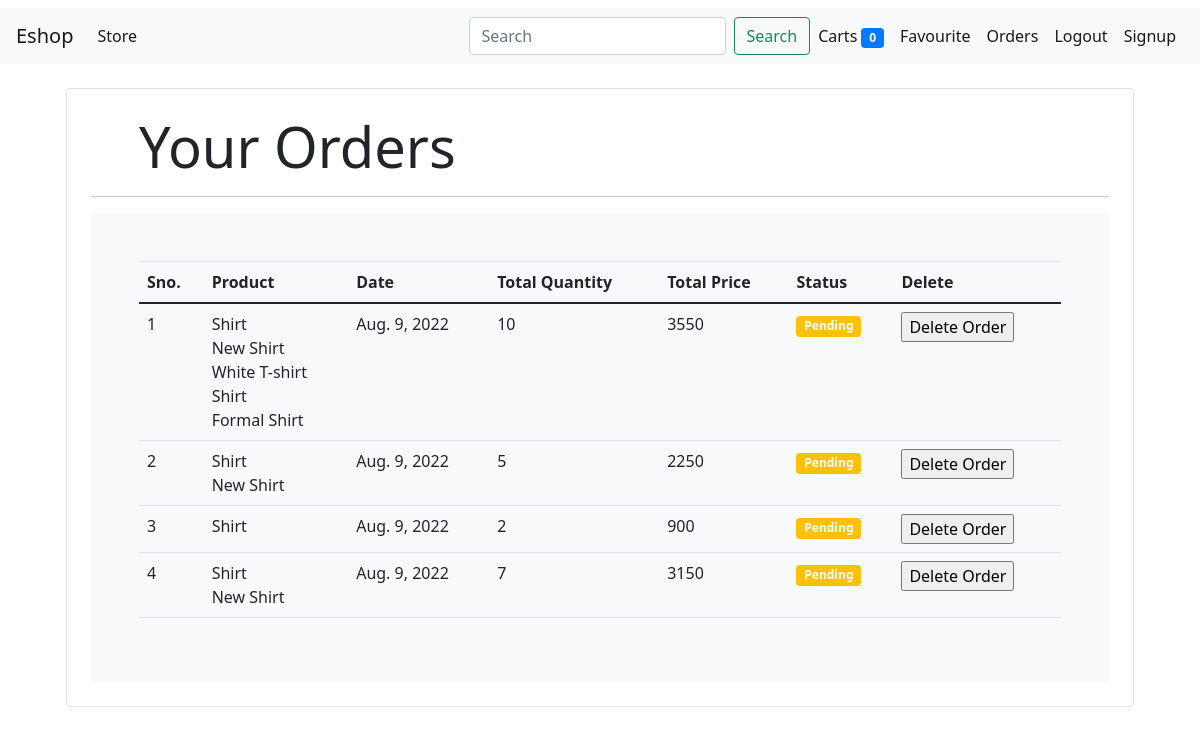
Before: /orders (signed in) with the older database file.
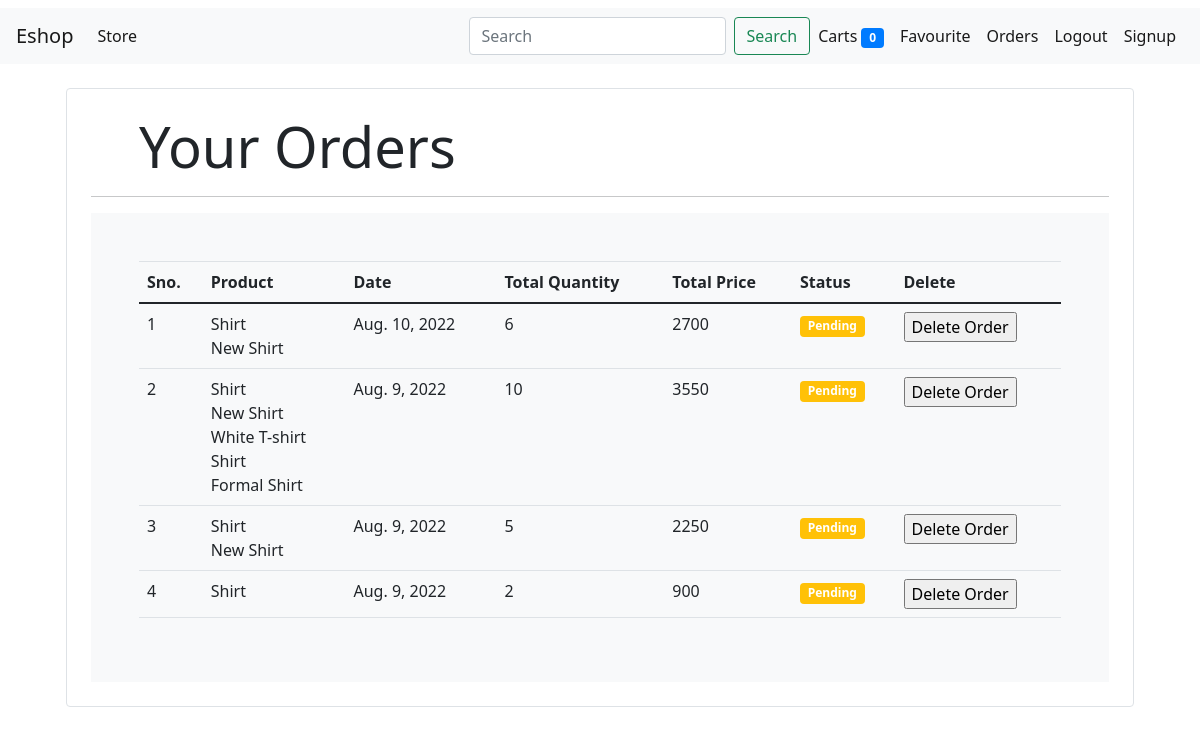
After: the same page with the newer database file.
### store/models/order.py (models this page shows, shortened)
class Order(models.Model):
    product= models.ManyToManyField(Product, blank=True)
    customer = models.ForeignKey(Customer,
                                 on_delete=models.CASCADE)
    quantity = models.IntegerField(default=1)
    price = models.IntegerField()
    address = models.CharField(max_length=50, default='', blank=True)
    phone = models.CharField(max_length=50, default='', blank=True)
    date = models.DateField(default=datetime.datetime.today)
    status = models.BooleanField(default=False)
    @staticmethod
    def get_orders_by_customer_id(customer_id):
        return Order.objects.filter(customer=customer_id).order_by('-date')

### store/models/products.py (models this page shows, shortened)
class Product(models.Model):
    name=models.CharField(max_length=50)
    price=models.IntegerField(default=0)
    category=models.ForeignKey(Category, on_delete=models.CASCADE, default=1, null=True, blank=True)
    description=models.CharField(max_length=200, default='')
    image=models.ImageField(upload_to='upload/products/', default="default.jpg")

### store/views/orders.py (the view)
# urls.py: path('orders', Orders.as_view(), name='orders'),
class Orders(View):
    def get(self, request):
        try:
            del_order=request.GET["del_order"]
            if del_order:
                dell=Order.objects.filter(id=del_order)
                print(dell)
                dell.delete()
        except:
            pass
        customer=request.session.get('customer')
        orders=Order.get_orders_by_customer_id(customer).order_by('-date')
        return render(request, 'orders.html', {'orders':orders})

### store/templatetags/cart.py (called while the page is built)
@register.filter(name='total_cart')
def total_cart(cart):
    return sum([i for i in cart])

@register.filter(name='currency')
def currency(number):
    return 'Rs ' + str(number)

@register.filter(name='multiply')
def multiply(number, number1):
    return number*number1

### store/templates/orders.html (shortened to what this page needs)
{% extends 'base.html'%}
{% block content%}
{% load cart %}
<div class="container">
  <div class="border rounded p-4 m-4">
    <p class="display-4 pl-4 ml-4">Your Orders</p>
    <hr>
    <section class="bg-light p-5">
      <div class="responsive-table" id="no-more-tables">
    <table class="table">
      <thead>
        <tr>
          <th>Sno.</th>
          <th>Product</th>
          <th>Date</th>
          <th>Total Quantity</th>
          <th>Total Price</th>
          <th>Status</th>
          <th>Delete</th>
        </tr>
      </thead>
      <tbodys>
        {% for order in orders %}
        <tr>
          <td data-title="Sno.">{{ forloop.counter}}</td>
          <td data-title="Product">
            {%for i in order.product.all%}
            {{i.name}}<br>
            {% endfor%}
          </td>
          <td data-title="Date">{{order.date}}</td>
          <td data-title="Quantity"> {{order.quantity}}</td>
          <td data-title="Price"> {{order.price}}</td>
          {% if order.status%}
          <td data-title="Status"><small class="badge badge-success">Completed</small></td>
          {% else%}
          <td data-title="Delete"><small class="badge badge-warning">Pending</small></td>
          <td data-title="Sno.">
            <form action="" method="GET">
              <input type="submit" value="Delete Order">
            </form>
          </td>
          {%endif%}
        </tr>
        <tr>
          {% endfor %}
    </table>
    </section>
    </div>
  </div>
{% endblock%}

### store/templates/base.html (shortened to what this page needs)
{% load cart %}
<!doctype html>
<html lang="en">
<head>
  <link rel="stylesheet" href="https://maxcdn.bootstrapcdn.com/bootstrap/4.5.2/css/bootstrap.min.css">
  <link rel="stylesheet" href="https://cdn.jsdelivr.net/npm/bootstrap@4.0.0/dist/css/bootstrap.min.css"
>
    <link href="https://cdn.jsdelivr.net/npm/bootstrap@5.0.2/dist/css/bootstrap.min.css" rel="stylesheet">
</head>
<body>
  <nav class="navbar navbar-expand-lg navbar-light bg-light mt-2">
    <a class="navbar-brand" href="/">Eshop</a>
    <div class="collapse navbar-collapse" id="navbarSupportedContent">
      <ul class="navbar-nav mr-auto">
        <li class="nav-item active">
          <a class="nav-link" href="#">Store <span class="sr-only">(current)</span></a>
        </li>
      </ul>
      <form class="form-inline my-2 my-lg-0">
        <input class="form-control mr-sm-2" type="search" placeholder="Search" aria-label="Search" name='query'>
        <button class="btn btn-outline-success my-2 my-sm-0" type="submit">Search</button>
      </form>
      <ul class="navbar-nav">
        <li class="nav-item active">
          <a class="nav-link" href="/cart">Carts
            {% if customer %}
            <span class="badge badge-primary">
              {{total_quantity}}
            </span>
            {% else%}
            <span class="badge badge-primary">{{ request.session.cart.values|total_cart}}</span>
            {% endif %}
            <span class="sr-only">(current)</span></a>
        </li>
        {% if request.session.customer %}
        <li class="nav-item active">
          <a class="nav-link" href="/favourite">Favourite <span class="sr-only">(current)</span></a>
        </li>
        <li class="nav-item active">
          <a class="nav-link" href="/orders">Orders <span class="sr-only">(current)</span></a>
        </li>
        <li class="nav-item active">
          <a class="nav-link" href="/logout">Logout <span class="sr-only">(current)</span></a>
        </li>
        <li class="nav-item active">
          <a class="nav-link" href="/signup">Signup <span class="sr-only">(current)</span></a>
        </li>
        {% endif %}
      </ul>
    </div>
  </nav>
  {%block content%}{% endblock%}
</body>
</html>

### store/templates/base.html (style rules this page uses)
body { width: 100%; height: 100%; }

Changed rows visible on the page:
removed Order: date "Aug. 9, 2022", quantity "7", price "3150", Product (name "Shirt"), Product (name "New Shirt")
added Order: date "Aug. 10, 2022", quantity "6", price "2700", Product (name "Shirt"), Product (name "New Shirt")
